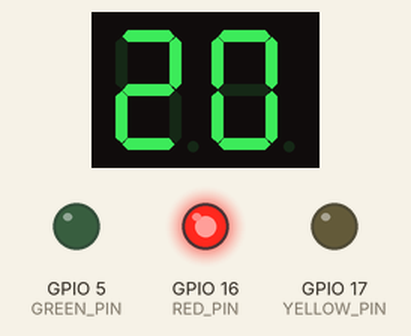
Simulated run of this program. Board: ESP32. Shown: 2-digit seven-segment display, output pins drawn as LEDs (lit = HIGH). Wiring (from diagram.json): 2-digit 7-segment display, segments lit when LOW: segments GPIO 13, GPIO 12, GPIO 14, GPIO 27, GPIO 26, GPIO 25, GPIO 33, GPIO 4, GPIO 0, GPIO 2, GPIO 15, GPIO 32, GPIO 18, GPIO 19. The segment pins are drawn as the display they are named for; pins used as bus, display or sensor lines are not drawn.

Above: at 0.1 s.
At 5.1 s:
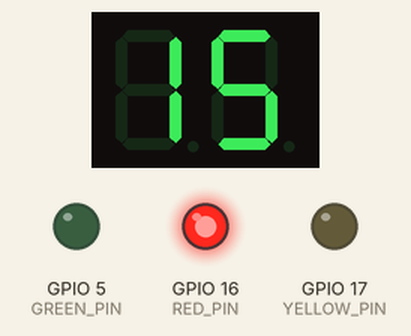
At 10.1 s:
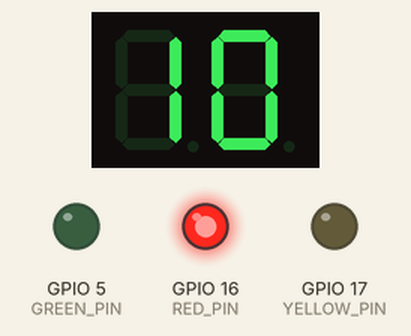
At 15.1 s:
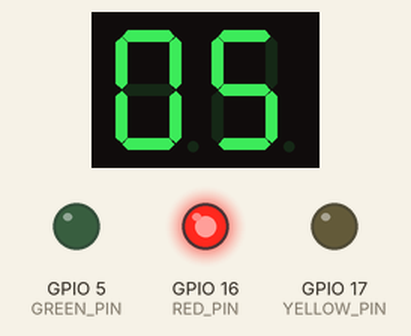
At 20.1 s:
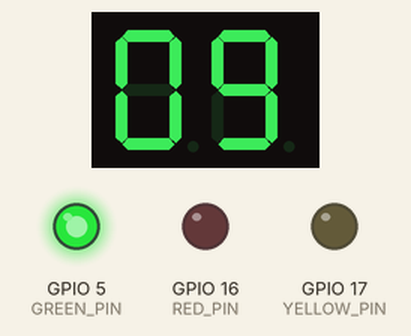
At 32.1 s:
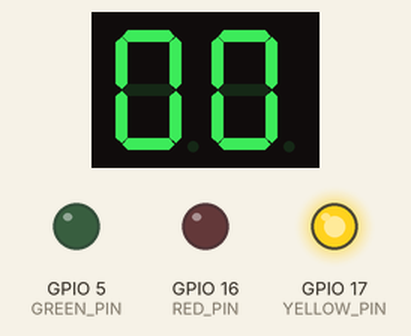
Timing chart, 0 to 34.5 s (numbered marks = the images above):
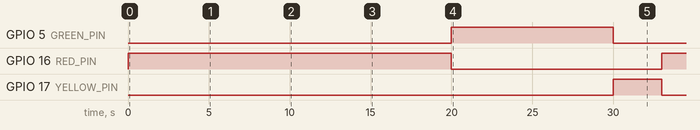

The program:

main.cpp
```cpp
#include <Arduino.h>
// Định nghĩa chân kết nối cho đèn giao thông
const uint8_t RED_PIN = 16, YELLOW_PIN = 17, GREEN_PIN = 5;

// Chân kết nối cho LED 7 đoạn thứ nhất (A,B,C,D,E,F,G)
const uint8_t SEG1_PINS[] = {13, 12, 14, 27, 26, 25, 33};

// Chân kết nối cho LED 7 đoạn thứ hai (A,B,C,D,E,F,G)
const uint8_t SEG2_PINS[] = {4, 0, 2, 15, 32, 18, 19};

// Các trạng thái của đèn giao thông
enum TrafficState : uint8_t
{
  RED_STATE,   // Trạng thái đèn đỏ
  GREEN_STATE, // Trạng thái đèn xanh
  YELLOW_STATE // Trạng thái đèn vàng
};

// Định nghĩa thời gian cho mỗi trạng thái (đơn vị milli giây)
const uint32_t RED_DURATION = 20000;      // Thời gian đèn đỏ: 20 giây
const uint32_t GREEN_DURATION = 10000;    // Thời gian đèn xanh: 10 giây
const uint32_t YELLOW_DURATION = 3000;    // Thời gian đèn vàng: 3 giây
const uint32_t COUNTDOWN_INTERVAL = 1000; // Chu kỳ đếm ngược: 1 giây

// Các biến trạng thái
TrafficState currentState = RED_STATE; // Trạng thái hiện tại
uint32_t stateStartMillis = 0;         // Thời điểm bắt đầu trạng thái
uint32_t countdownPreviousMillis = 0;  // Thời điểm đếm ngược gần nhất
uint8_t countdown = 0;                 // Giá trị đếm ngược hiện tại

// Mảng các bit cho LED 7 đoạn (0 để sáng, 1 để tắt)
const uint8_t PROGMEM digits[10][7] = {
    {0, 0, 0, 0, 0, 0, 1}, // Số 0
    {1, 0, 0, 1, 1, 1, 1}, // Số 1
    {0, 0, 1, 0, 0, 1, 0}, // Số 2
    {0, 0, 0, 0, 1, 1, 0}, // Số 3
    {1, 0, 0, 1, 1, 0, 0}, // Số 4
    {0, 1, 0, 0, 1, 0, 0}, // Số 5
    {0, 1, 0, 0, 0, 0, 0}, // Số 6
    {0, 0, 0, 1, 1, 1, 1}, // Số 7
    {0, 0, 0, 0, 0, 0, 0}, // Số 8
    {0, 0, 0, 0, 1, 0, 0}  // Số 9
};

void displayNumber(uint8_t number)
{
  uint8_t digit1 = min(number / 10, 9);
  uint8_t digit2 = number % 10;

  uint8_t pattern[7];

  memcpy_P(pattern, digits[digit1], 7);
  for (uint8_t i = 0; i < 7; i++)
  {
    digitalWrite(SEG1_PINS[i], pattern[i]);
  }

  memcpy_P(pattern, digits[digit2], 7);
  for (uint8_t i = 0; i < 7; i++)
  {
    digitalWrite(SEG2_PINS[i], pattern[i]);
  }
}

void changeState(TrafficState newState)
{
  // Tắt tất cả đèn
  digitalWrite(RED_PIN, LOW);
  digitalWrite(YELLOW_PIN, LOW);
  digitalWrite(GREEN_PIN, LOW);

  // Bật đèn mới và cập nhật trạng thái
  switch (newState)
  {
  case RED_STATE:
    digitalWrite(RED_PIN, HIGH);
    countdown = RED_DURATION / 1000;
    break;
  case GREEN_STATE:
    digitalWrite(GREEN_PIN, HIGH);
    countdown = GREEN_DURATION / 1000;
    break;
  case YELLOW_STATE:
    digitalWrite(YELLOW_PIN, HIGH);
    countdown = YELLOW_DURATION / 1000;
    break;
  }

  currentState = newState;
  stateStartMillis = millis();
  displayNumber(countdown);
}

void setup()
{
  // Cài đặt chế độ OUTPUT cho tất cả các chân
  for (uint8_t i = 0; i < 7; i++)
  {
    pinMode(SEG1_PINS[i], OUTPUT);
    pinMode(SEG2_PINS[i], OUTPUT);
  }

  pinMode(RED_PIN, OUTPUT);
  pinMode(YELLOW_PIN, OUTPUT);
  pinMode(GREEN_PIN, OUTPUT);

  // Khởi tạo trạng thái ban đầu là đèn đỏ
  changeState(RED_STATE);

  Serial.begin(115200);
}

void loop()
{
  uint32_t currentMillis = millis();
  uint32_t stateDuration = currentState == RED_STATE ? RED_DURATION : currentState == GREEN_STATE ? GREEN_DURATION
                                                                                                  : YELLOW_DURATION;

  // Xử lý đếm ngược mỗi giây
  if (currentMillis - countdownPreviousMillis >= COUNTDOWN_INTERVAL)
  {
    countdownPreviousMillis = currentMillis;
    if (countdown > 0)
    {
      countdown--;
      displayNumber(countdown);
    }
  }

  // Kiểm tra chuyển trạng thái
  if (currentMillis - stateStartMillis >= stateDuration)
  {
    // Chuyển sang trạng thái tiếp theo
    switch (currentState)
    {
    case RED_STATE:
      changeState(GREEN_STATE);
      break;
    case GREEN_STATE:
      changeState(YELLOW_STATE);
      break;
    case YELLOW_STATE:
      changeState(RED_STATE);
      break;
    }
  }
}
```

Measured:
- by itself, GPIO 5 (GREEN_PIN): LOW → HIGH at 20.0 s, → LOW 10.0 s later
- by itself, GPIO 16 (RED_PIN): HIGH → LOW at 20.0 s, → HIGH 13.0 s later
- by itself, GPIO 17 (YELLOW_PIN): LOW → HIGH at 30.0 s, → LOW 3.0 s later
- what the display in image 1 shows lasts 1.0 s, from 5.0 s to 6.0 s
